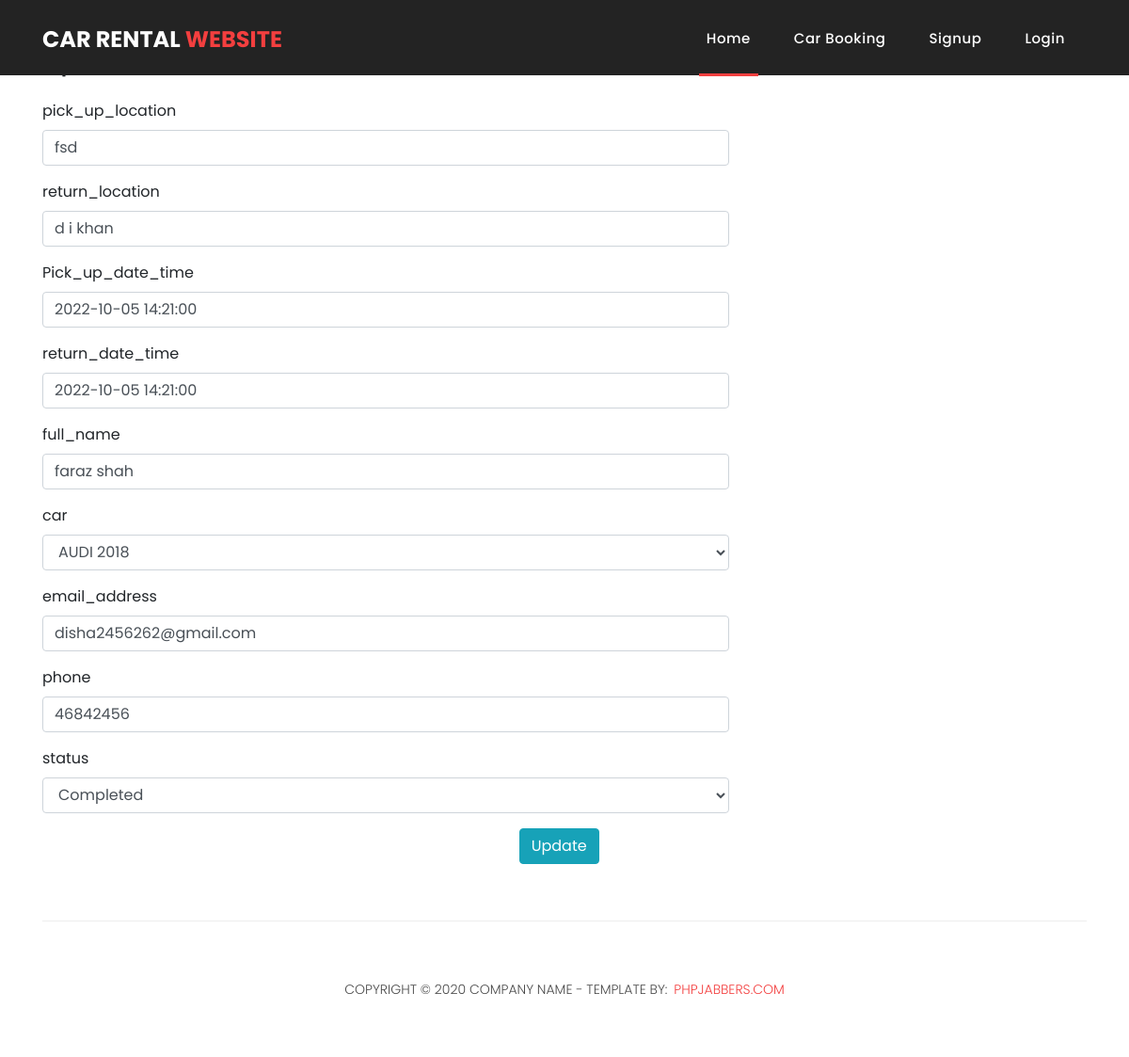
Page /admin_dashboard/update_order_status/1 on the committed database.
### carbooking/models.py (models this page shows, shortened)
class Booking(models.Model):
    user = models.ForeignKey(settings.AUTH_USER_MODEL, on_delete=models.CASCADE, null=True, blank=True)
    pick_up_location = models.CharField(max_length=200)
    return_location = models.CharField(max_length=200)
    Pick_up_date_time = models.DateTimeField(default=datetime.now, blank=True)
    return_date_time = models.DateTimeField()
    full_name = models.CharField(max_length=50)
    car = models.ForeignKey(Car, on_delete=models.CASCADE, null=True, blank=True)
    email_address = models.EmailField()
    phone = models.IntegerField()
    status = models.CharField(max_length = 100, choices = choices, default="In Progress")

### admin_dashboard/views.py (the view)
# urls.py: path('update_order_status/<order_id>', views.update_order_status, name='update_order_status'),
def update_order_status(request, order_id):
    context ={}
    obj = get_object_or_404(Booking, id = order_id)
    form = CarBookingForm(request.POST or None, instance = obj)
    if form.is_valid():
        form.save()
        messages.success(request, ('your status has been successfully updated'))
        return redirect('admin_home')
    context["form"] = form
    return render(request, "update_order.html", context)

### carbooking/forms.py
class CarBookingForm(ModelForm):
    class Meta:
        model = Booking
        fields =  ['pick_up_location', 'return_location', 'Pick_up_date_time','car', 'return_date_time','full_name','email_address','phone','status',]
    def __init__(self, *args, **kwargs):
        super(CarBookingForm, self).__init__(*args, **kwargs)
        self.fields['status'].initial = 'In Progress'
        self.fields['status'].required = False

### carbooking/models.py (called while the page is built)
    def __str__(self):
        return self.car_name

### templates/update_order.html (shortened to what this page needs)
{% extends "base.html" %}
{% load widget_tweaks %}
{% block content %}
<br><br>
<div class="row">
    <div class="col-lg-8 col-lg-offset-2">
        <div class="panel panel-default">
            <div class="panel-heading">
                <h3 class="panel-title">Update Order</h3>
            </div>
            <br>
            <form method="POST" enctype="multipart/form-data">
                <div class="panel-body">
                    <div class="row">
                        <div class="col-lg-12">
                            <div class="form-group">
                                <label class="form-label" for="textAreaExample">pick_up_location</label>
                                {% render_field form.pick_up_location class="form-control" rows="3" %}
                              </div>
                              <div class="form-group">
                                <label class="form-label" for="textAreaExample">return_location</label>
                                {% render_field form.return_location class="form-control" rows="3" %}
                              </div>
                              <div class="form-group">
                                <label class="form-label" for="textAreaExample">Pick_up_date_time</label>
                                {% render_field form.Pick_up_date_time class="form-control" rows="3" %}
                              </div>
                              <div class="form-group">
                                <label class="form-label" for="textAreaExample">return_date_time</label>
                                {% render_field form.return_date_time class="form-control" rows="3" %}
                              </div>
                              <div class="form-group">
                                <label class="form-label" for="textAreaExample">full_name</label>
                                {% render_field form.full_name class="form-control" rows="3" %}
                              </div>
                              <div class="form-group">
                                <label class="form-label" for="textAreaExample">car</label>
                                {% render_field form.car class="form-control" rows="3" %}
                              </div>
                              <div class="form-group">
                                <label class="form-label" for="textAreaExample">email_address</label>
                                {% render_field form.email_address class="form-control" rows="3" %}
                              </div>
                              <div class="form-group">
                                <label class="form-label" for="textAreaExample">phone</label>
                                {% render_field form.phone class="form-control" rows="3" %}
                              </div>
                            <div class="form-group">
                                <label for="question">status</label>
                                {% render_field form.status class="form-control" rows="3" %}
                            </div>
                        </div>
                    </div>
                    <div class="row">
                        <div class="col-lg-4">
                            <button type="submit" class="btn btn-info">Update</button>
                        </div>
                    </div>
                </div>
            </form>
        </div>
    </div>
</div>
{% endblock %}

### static/assets/css/style.css (style rules this page uses)
body { font-family: 'Poppins', sans-serif; overflow-x: hidden; text-rendering: optimizeLegibility; -webkit-font-smoothing: antialiased; -moz-osx-font-smoothing: grayscale; }
h1,h2,h3,h4,h5,h6 { margin: 0px; }

### rows in the picture
Booking: pick_up_location "fsd", return_location "d i khan", Pick_up_date_time "2022-10-05 14:21:00", return_date_time "2022-10-05 14:21:00", full_name "faraz shah", car "AUDI 2018", email_address "disha2456262@gmail.com", phone "46842456", status "Completed"
